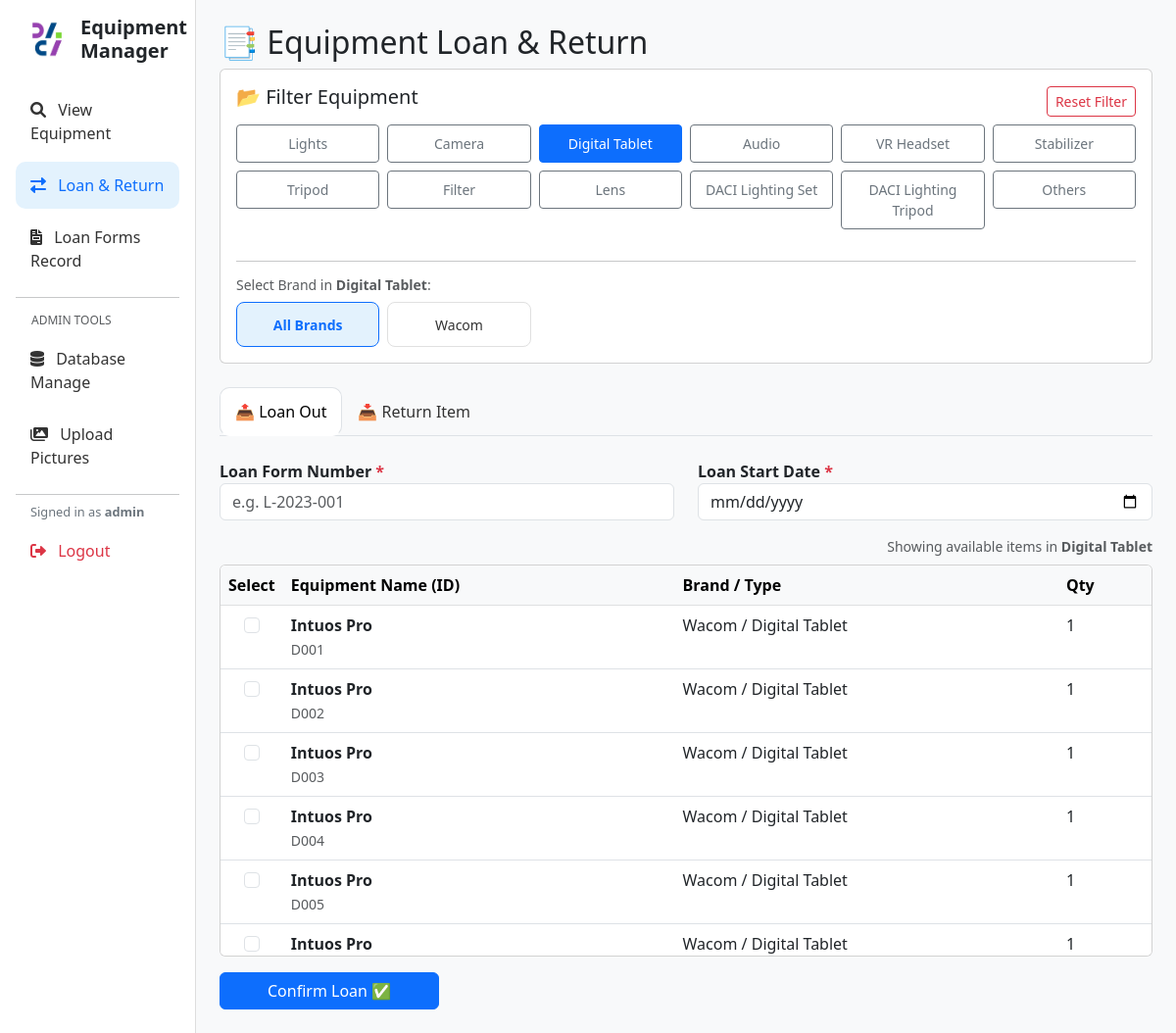
The app's page /loan_return?category=Digital+Tablet (signed in) with its own data.
### tables this page shows
CREATE TABLE "Equipment_List" (
"Category" TEXT,
  "Equipment_ID" TEXT,
  "Type" TEXT,
  "Brand" TEXT,
  "Name" TEXT,
  "Remarks" TEXT,
  "Qty" INTEGER,
  "item_created" TEXT
);

### app.py (the view, shortened to what this page needs)
@app.route('/loan_return', methods=['GET', 'POST'])
def loan_return():
    if 'user' not in session:
        flash('Please login to access Loan & Return features.', 'warning')
        return redirect(url_for('dashboard'))
    conn = get_db()
    cat_filter = request.args.get('category', 'ALL')
    brand_filter = request.args.get('brand', 'ALL')
    brands = fetch_brands(cat_filter)
    available_data = fetch_equipment_data(availability='Yes', category_filter=cat_filter, brand_filter=brand_filter).to_dict(orient='records')
    loaned_data = fetch_equipment_data(availability='No', category_filter=cat_filter, brand_filter=brand_filter).to_dict(orient='records')
    return render_template('loan_return.html', avail=available_data, loaned=loaned_data, curr_cat=cat_filter, curr_brand=brand_filter, brands=brands)

### app.py (called while the page is built)
def get_db():
    db = getattr(g, '_database', None)
    if db is None:
        db = g._database = sqlite3.connect(DATABASE)
        db.row_factory = sqlite3.Row
    return db

@app.teardown_appcontext
def close_connection(exception):
    db = getattr(g, '_database', None)
    if db is not None:
        db.close()

@app.context_processor
def utility_processor():
    def get_icon_path(prefix, name):
        filename = f"{prefix}_{name}.png"
        filepath = os.path.join(app.config['UPLOAD_FOLDER'], filename)
        if os.path.exists(filepath):
            return url_for('static', filename=f'icons/{filename}')
        return None
    return dict(get_icon_path=get_icon_path)

### templates/loan_return.html (shortened to what this page needs)
{% extends "base.html" %}
{% block content %}
<h2>📑 Equipment Loan & Return</h2>
<div class="card p-3 mb-4">
    <div class="d-flex justify-content-between align-items-center mb-2">
        <h5>📂 Filter Equipment</h5>
        {% if curr_cat != 'ALL' %}
            <a href="{{ url_for('loan_return') }}" class="btn btn-sm btn-outline-danger">Reset Filter</a>
        {% endif %}
    </div>
    <div class="row g-2 mb-3">
        {% for cat in ['Lights', 'Camera', 'Digital Tablet', 'Audio', 'VR Headset', 'Stabilizer', 'Tripod', 'Filter', 'Lens', 'DACI Lighting Set', 'DACI Lighting Tripod', 'Others'] %}
        <div class="col-4 col-md-2">
            <a href="{{ url_for('loan_return', category=cat) }}"
               class="btn btn-sm w-100 py-2 d-flex flex-column align-items-center justify-content-center {% if curr_cat == cat %}btn-primary{% else %}btn-outline-secondary{% endif %}">
                {{ cat }}
            </a>
        </div>
        {% endfor %}
    </div>
    {% if curr_cat != 'ALL' %}
        <hr>
        <h6 class="text-muted small mb-2">Select Brand in <b>{{ curr_cat }}</b>:</h6>
        <div class="row g-2">
            <div class="col-6 col-sm-3 col-md-2">
                <a href="{{ url_for('loan_return', category=curr_cat, brand='ALL') }}"
                   class="brand-card {% if curr_brand == 'ALL' %}active{% endif %}">
                    <small>All Brands</small>
                </a>
            </div>
            {% for b in brands %}
            <div class="col-6 col-sm-3 col-md-2">
                <a href="{{ url_for('loan_return', category=curr_cat, brand=b) }}"
                   class="brand-card {% if curr_brand == b %}active{% endif %}">
                    <small>{{ b }}</small>
                </a>
            </div>
            {% endfor %}
        </div>
    {% endif %}
</div>
<ul class="nav nav-tabs mb-4" id="myTab" role="tablist">
    <li class="nav-item">
        <button class="nav-link active" id="loan-tab" data-bs-toggle="tab" data-bs-target="#loan" type="button">📤 Loan Out</button>
    </li>
    <li class="nav-item">
        <button class="nav-link" id="return-tab" data-bs-toggle="tab" data-bs-target="#return" type="button">📥 Return Item</button>
    </li>
</ul>
<div class="tab-content" id="myTabContent">
    <div class="tab-pane fade show active" id="loan" role="tabpanel">
        <form method="POST" action="{{ url_for('loan_return', category=curr_cat, brand=curr_brand) }}">
            <div class="row mb-3">
                <div class="col-md-6">
                    <label class="fw-bold">Loan Form Number <span class="text-danger">*</span></label>
                    <input type="text" name="loan_form_number" class="form-control" placeholder="e.g. L-2023-001" required>
                </div>
                <div class="col-md-6">
                    <label class="fw-bold">Loan Start Date <span class="text-danger">*</span></label>
                    <input type="date" name="loan_date" class="form-control" value="{{ date_today }}" required>
                </div>
            </div>
            <div class="text-end text-muted small mb-2">
                Showing available items in <b>{{ curr_cat }}</b> {% if curr_brand != 'ALL' %}/ <b>{{ curr_brand }}</b>{% endif %}
            </div>
            <div class="card p-0 mb-3" style="max-height: 400px; overflow-y: auto;">
                <table class="table table-hover mb-0">
                    <thead class="table-light sticky-top">
                        <tr>
                            <th width="50">Select</th>
                            <th>Equipment Name (ID)</th>
                            <th>Brand / Type</th>
                            <th>Qty</th>
                        </tr>
                    </thead>
                    <tbody>
                        {% for item in avail %}
                        <tr>
                            <td class="text-center">
                                <input class="form-check-input" type="checkbox" name="equipment_ids" value="{{ item['ID'] }}">
                            </td>
                            <td><strong>{{ item['Name'] }}</strong> <br><small class="text-muted">{{ item['ID'] }}</small></td>
                            <td>{{ item['Brand'] }} / {{ item['Type'] }}</td>
                            <td>{{ item['Qty'] }}</td>
                        </tr>
                        {% else %}
                        <tr><td colspan="4" class="text-center py-4 text-muted">No items found matching criteria.</td></tr>
                        {% endfor %}
                    </tbody>
                </table>
            </div>
            <button type="submit" class="btn btn-primary px-5">Confirm Loan ✅</button>
        </form>
    </div>
</div>
{% endblock %}

### templates/base.html (style rules this page uses)
body { background-color: #f8f9fa; }
.nav-link { color: #333; font-weight: 500; padding: 12px 15px; margin-bottom: 5px; transition: all 0.2s; }
.nav-link.active { background-color: #e3f2fd; color: #0d6efd; border-radius: 10px; }

### templates/loan_return.html (style rules this page uses)
.brand-card { transition: transform 0.2s, box-shadow 0.2s; cursor: pointer; border: 1px solid #e0e0e0; text-align: center; padding: 10px; background: #fff; border-radius: 8px; height: 100%; display: block; text-decoration: none; color: #333; }
.brand-card.active { background-color: #e3f2fd; border-color: #0d6efd; color: #0d6efd; font-weight: bold; }

### records on screen
Equipment_List: Name "Intuos Pro", ID "D001", Brand "Wacom", Type "Digital Tablet", Qty "1"
Equipment_List: Name "Intuos Pro", ID "D002", Brand "Wacom", Type "Digital Tablet", Qty "1"
Equipment_List: Name "Intuos Pro", ID "D003", Brand "Wacom", Type "Digital Tablet", Qty "1"
Equipment_List: Name "Intuos Pro", ID "D004", Brand "Wacom", Type "Digital Tablet", Qty "1"
Equipment_List: Name "Intuos Pro", ID "D005", Brand "Wacom", Type "Digital Tablet", Qty "1"
Equipment_List: Name "Intuos Pro", Brand "Wacom", Type "Digital Tablet", Qty "1"

### other values on screen
{{ session.get('user') }} "admin"
{{ cat }} "Lights" "Camera" "Digital Tablet" "Audio" "VR Headset" "Stabilizer" "Tripod" "Filter" "Lens" "DACI Lighting Set" "DACI Lighting Tripod" "Others"
{{ curr_cat }} "Digital Tablet"
{{ b }} "Wacom"
